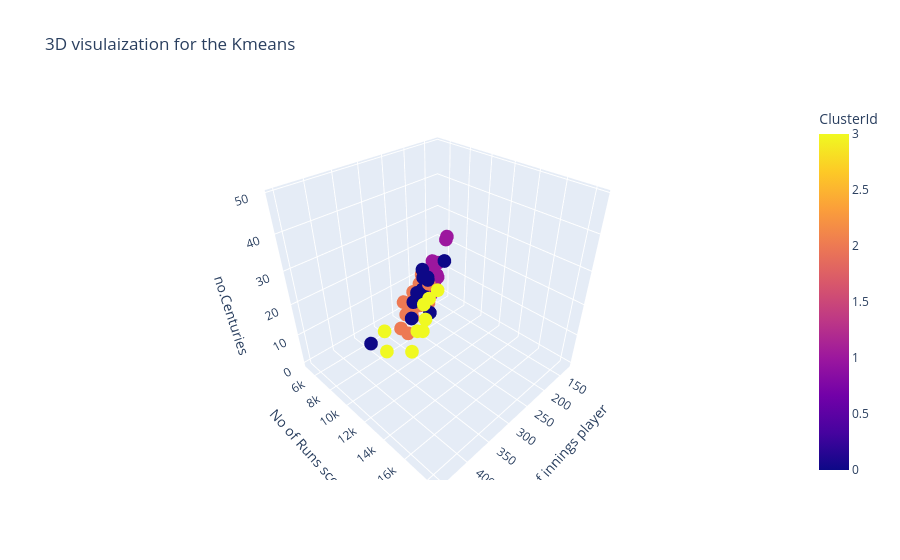

Write notebook code for a chart like this one.
### Code cell
fig=px.scatter_3d(df,x='Inns',y='Runs',z='100',color='ClusterId',hover_name='Player',title='3D visulaization for the Kmeans')
fig.update_layout(scene=dict(xaxis_title='No of innings player',yaxis_title='No of Runs scored',zaxis_title='no.Centuries'))
fig.show()

### Figure 1 — Plotly figure (JSON) as saved in the notebook; plotly's stock layout.template omitted (floating-point values rounded to 4 significant figures)
{"data": [{"hovertemplate": "<b>%{hovertext}</b><br><br>Inns=%{x}<br>Runs=%{y}<br>100=%{z}<br>ClusterId=%{marker.color}<extra></extra>", "hovertext": ["SR Tendulkar (INDIA)", "KC Sangakkara (Asia/ICC/SL)", "RT Ponting (AUS/ICC)", "ST Jayasuriya (Asia/SL)", "DPMD Jayawardene (Asia/SL)", "Inzamam-ul-Haq (Asia/PAK)", "JH Kallis (Afr/ICC/SA)", "SC Ganguly (Asia/INDIA)", "R Dravid (Asia/ICC/INDIA)", "BC Lara (ICC/WI)", "TM Dilshan (SL)", "Mohammad Yousuf (Asia/PAK)", "AC Gilchrist (AUS/ICC)", "MS Dhoni (Asia/INDIA)", "M Azharuddin (INDIA)", "AB de Villiers (Afr/SA)", "PA de Silva (SL)", "CH Gayle (ICC/WI)", "Saeed Anwar (PAK)", "S Chanderpaul (WI)", "Yuvraj Singh (Asia/INDIA)", "DL Haynes (WI)", "MS Atapattu (SL)", "ME Waugh (AUS)", "V Sehwag (Asia/ICC/INDIA)", "V Kohli (INDIA)", "HH Gibbs (SA)", "Shahid Afridi (Asia/ICC/PAK)", "SP Fleming (ICC/NZ)", "MJ Clarke (AUS)", "SR Waugh (AUS)", "A Ranatunga (SL)", "Javed Miandad (PAK)", "Younis Khan (PAK)", "HM Amla (SA)", "Saleem Malik (PAK)", "NJ Astle (NZ)", "GC Smith (Afr/SA)", "MG Bevan (AUS)", "G Kirsten (SA)", "A Flower (ZIM)", "Shoaib Malik (PAK)", "IVA Richards (WI)", "GW Flower (ZIM)", "Ijaz Ahmed (PAK)", "AR Border (AUS)", "LRPL Taylor (NZ)", "RB Richardson (WI)", "WU Tharanga (Asia/SL)", "ML Hayden (AUS/ICC)", "BB McCullum (NZ)", "DM Jones (AUS)", "DC Boon (AUS)", "JN Rhodes (SA)", "Mohammad Hafeez (PAK)", "Rameez Raja (PAK)", "RR Sarwan (WI)", "EJG Morgan (ENG/IRE)", "CL Hooper (WI)", "SR Watson (AUS)", "Tamim Iqbal (BDESH)", "SK Raina (INDIA)", "WJ Cronje (SA)", "MJ Guptill (NZ)", "MEK Hussey (AUS)", "RG Sharma (INDIA)", "IR Bell (ENG)", "A Jadeja (INDIA)", "DR Martyn (AUS)", "BRM Taylor (ZIM)", "G Gambhir (INDIA)", "ADR Campbell (ZIM)", "MN Samuels (WI)", "RS Mahanama (SL)", "CG Greenidge (WI)", "Misbah-ul-Haq (PAK)", "PD Collingwood (ENG)", "A Symonds (AUS)", "Abdul Razzaq (Asia/PAK)"], "legendgroup": "", "marker": {"color": [3, 3, 3, 3, 3, 3, 3, 3, 3, 0, 0, 0, 0, 0, 2, 0, 0, 0, 0, 2, 0, 2, 2, 0, 0, 1, 0, 0, 2, 2, 2, 2, 2, 2, 1, 2, 2, 1, 1, 1, 2, 2, 1, 2, 2, 2, 1, 2, 1, 1, 2, 1, 1, 2, 2, 2, 1, 1, 2, 1, 1, 1, 1, 1, 1, 1, 1, 1, 1, 1, 1, 2, 2, 2, 1, 1, 1, 1, 2], "coloraxis": "coloraxis", "symbol": "circle"}, "mode": "markers", "name": "", "scene": "scene", "showlegend": false, "type": "scatter3d", "x": [452, 380, 365, 433, 418, 350, 314, 300, 318, 289, 303, 273, 279, 255, 308, 213, 296, 264, 244, 251, 278, 237, 259, 236, 245, 180, 240, 369, 269, 223, 288, 255, 218, 255, 153, 256, 217, 194, 196, 185, 208, 228, 167, 214, 232, 252, 176, 217, 193, 155, 228, 161, 177, 220, 190, 197, 169, 174, 206, 169, 171, 192, 175, 143, 157, 152, 157, 179, 182, 166, 143, 184, 177, 198, 127, 149, 181, 161, 228], "y": [18426, 14234, 13704, 13430, 12650, 11739, 11579, 11363, 10889, 10405, 10290, 9720, 9619, 9496, 9378, 9319, 9284, 9221, 8824, 8778, 8701, 8648, 8529, 8500, 8273, 8146, 8094, 8064, 8037, 7981, 7569, 7456, 7381, 7249, 7186, 7170, 7090, 6989, 6912, 6798, 6786, 6765, 6721, 6571, 6564, 6524, 6486, 6248, 6140, 6133, 6083, 6068, 5964, 5935, 5876, 5841, 5804, 5772, 5761, 5757, 5743, 5568, 5565, 5500, 5442, 5435, 5416, 5359, 5346, 5258, 5238, 5185, 5180, 5162, 5134, 5122, 5092, 5088, 5080], "z": [49, 25, 30, 28, 19, 10, 17, 22, 12, 19, 22, 15, 16, 10, 7, 24, 11, 22, 20, 11, 14, 17, 11, 18, 15, 27, 21, 6, 8, 8, 3, 4, 8, 7, 25, 5, 16, 10, 6, 13, 4, 9, 11, 6, 10, 3, 17, 5, 14, 10, 5, 7, 5, 2, 11, 9, 5, 11, 7, 9, 9, 5, 2, 12, 3, 11, 4, 6, 5, 8, 11, 7, 10, 4, 11, 0, 5, 6, 3]}], "layout": {"coloraxis": {"colorbar": {"title": {"text": "ClusterId"}}, "colorscale": [[0, "#0d0887"], [0.1111, "#46039f"], [0.2222, "#7201a8"], [0.3333, "#9c179e"], [0.4444, "#bd3786"], [0.5556, "#d8576b"], [0.6667, "#ed7953"], [0.7778, "#fb9f3a"], [0.8889, "#fdca26"], [1, "#f0f921"]]}, "legend": {"tracegroupgap": 0}, "scene": {"domain": {"x": [0, 1], "y": [0, 1]}, "xaxis": {"title": {"text": "No of innings player"}}, "yaxis": {"title": {"text": "No of Runs scored"}}, "zaxis": {"title": {"text": "no.Centuries"}}}, "title": {"text": "3D visulaization for the Kmeans"}}}
